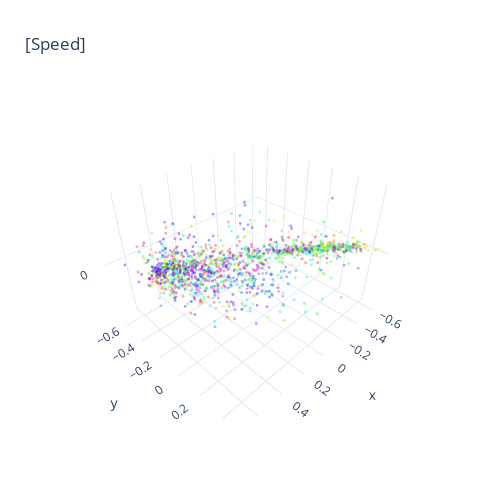

Notebook cell for this chart:
### Code cell
# Visualized embedding
fig = cebra.integrations.plotly.plot_embedding_interactive(cebra_behavior_model_comb4_embedding,
                                                           embedding_labels = y_train.iloc[:, 1],
                                                           title = "[Speed]",
                                                           cmap = "gist_rainbow")
fig.show()

### Figure 1 — Plotly figure (JSON) as saved in the notebook; plotly's stock layout.template omitted (floating-point values rounded to 4 significant figures; data arrays with more than 128 entries replaced by an {"elided": "..."} marker saying what was removed)
{"data": [{"marker": {"color": {"elided": "1398 float values"}, "colorscale": [[0, "rgb(255, 0, 40)"], [0.1, "rgb(255, 93, 0)"], [0.2, "rgb(255, 234, 0)"], [0.3, "rgb(140, 255, 0)"], [0.4, "rgb(0, 255, 0)"], [0.5, "rgb(0, 255, 139)"], [0.6, "rgb(0, 235, 255)"], [0.7, "rgb(0, 94, 255)"], [0.8, "rgb(41, 0, 255)"], [0.9, "rgb(182, 0, 255)"], [1, "rgb(255, 0, 191)"]], "opacity": 0.4, "size": 1}, "mode": "markers", "name": "0          0.485000\n3          3.547000\n6          6.583500\n7          7.596250\n8          8.607950\n           ...     \n1741    1763.326400\n1742    1764.336900\n1743    1765.350950\n1745    1767.373100\n1747    1769.412429\nName: Time, Length: 1398, dtype: float64", "type": "scatter3d", "x": {"elided": "1398 float values"}, "y": {"elided": "1398 float values"}, "z": {"elided": "1398 float values"}}], "layout": {"height": 500, "showlegend": false, "title": {"text": "[Speed]"}, "width": 500}}
